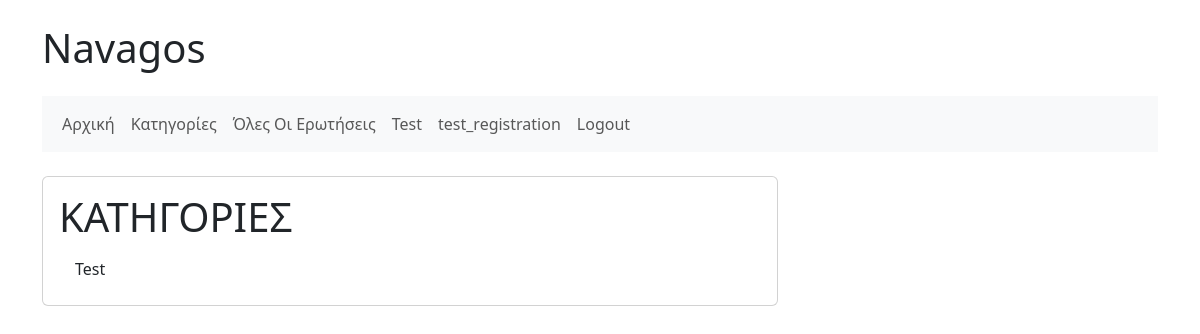
The page /categories/ (signed in) on the database as committed earlier.
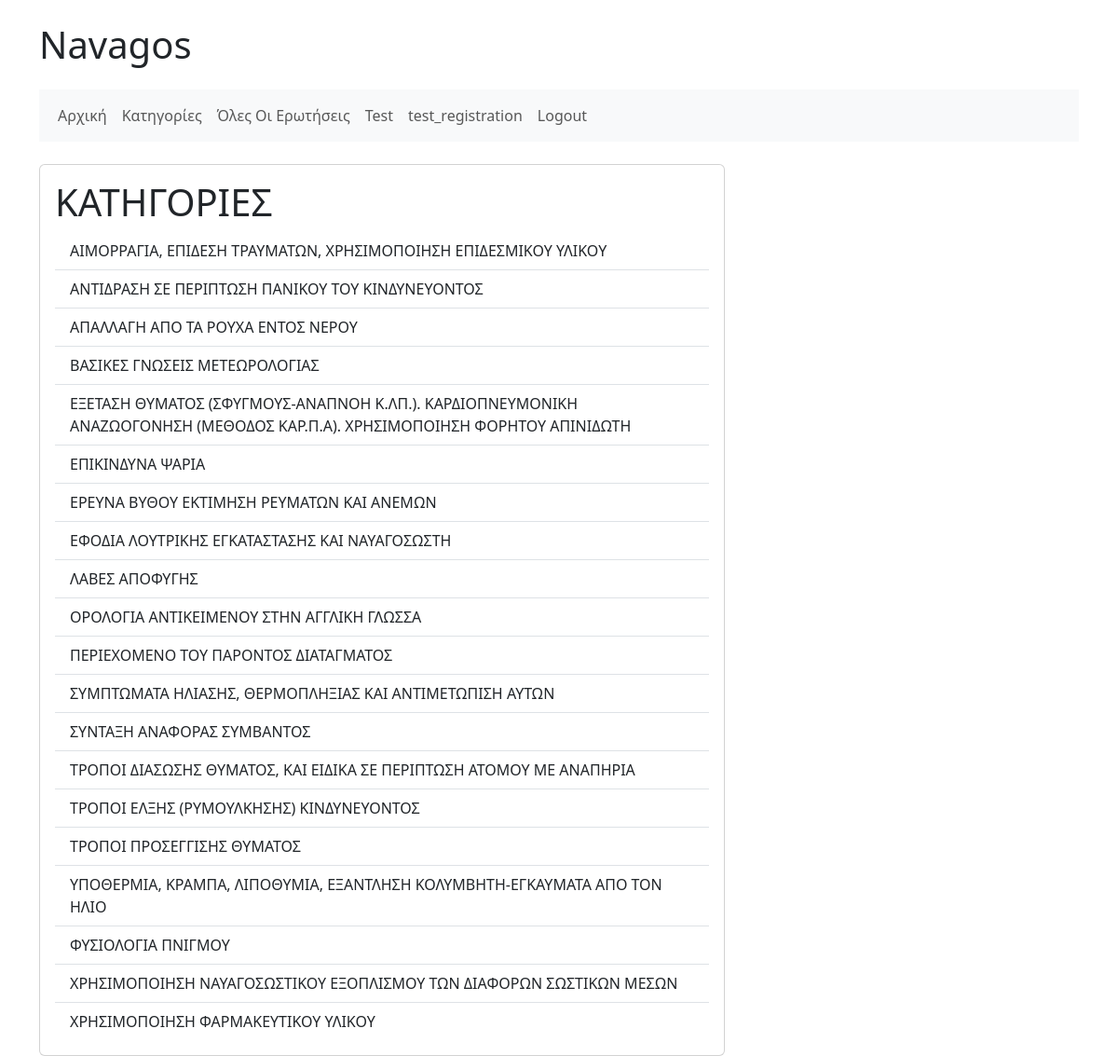
The same page on the database as committed later.
### navagos_main/models.py (models this page shows)
class Category(models.Model):
    category = models.TextField()
    def __str__(self):
        return self.category

### navagos_main/views.py (the view)
# urls.py: path('categories/', CategoryListCreateView.as_view(), name='category-list-create'),
@login_required
def categories(request):
    categories = Category.objects.order_by('id')
    context = {'categories' :categories}
    return render(request, 'navagos_main/categories.html', context)

### navagos_main/templates/navagos_main/categories.html
{% extends 'navagos_main/base.html' %}
{% block content %}
<div class="card">
  <div class="card-body">
    <h1 class="card-title">ΚΑΤΗΓΟΡΙΕΣ</h1>
    <ul class="list-group list-group-flush">
      {% for category in categories %}
        <li class="list-group-item">
          <a href="{{ category.id }}" class="text-decoration-none text-dark">
            {{ category }}
          </a>
        </li>
      {% empty %}
        <li class="list-group-item">
          No categories have been added yet.
        </li>
      {% endfor %}
    </ul>
  </div>
</div>
{% endblock content %}

Rows that differ between the two databases and show on the page:
removed Category: category "Test"
added Category: category "ΑΙΜΟΡΡΑΓΙΑ, ΕΠΙΔΕΣΗ ΤΡΑΥΜΑΤΩΝ, ΧΡΗΣΙΜΟΠΟΙΗΣΗ ΕΠΙΔΕΣΜΙΚΟΥ ΥΛΙΚΟΥ"
added Category: category "ΑΝΤΙΔΡΑΣΗ ΣΕ ΠΕΡΙΠΤΩΣΗ ΠΑΝΙΚΟΥ ΤΟΥ ΚΙΝΔΥΝΕΥΟΝΤΟΣ"
added Category: category "ΑΠΑΛΛΑΓΗ ΑΠΟ ΤΑ ΡΟΥΧΑ ΕΝΤΟΣ ΝΕΡΟΥ"
added Category: category "ΒΑΣΙΚΕΣ ΓΝΩΣΕΙΣ ΜΕΤΕΩΡΟΛΟΓΙΑΣ"
added Category: category "ΕΞΕΤΑΣΗ ΘΥΜΑΤΟΣ (ΣΦΥΓΜΟΥΣ-ΑΝΑΠΝΟΗ Κ.ΛΠ.). ΚΑΡΔΙΟΠΝΕΥΜΟΝΙΚΗ ΑΝΑΖΩΟΓΟΝΗΣΗ (ΜΕΘΟΔΟΣ ΚΑΡ.Π.Α). ΧΡΗΣΙΜΟΠΟΙΗΣΗ ΦΟΡΗΤΟΥ ΑΠΙΝΙΔΩΤΗ"
added Category: category "ΕΠΙΚΙΝΔΥΝΑ ΨΑΡΙΑ"
added Category: category "ΕΡΕΥΝΑ ΒΥΘΟΥ ΕΚΤΙΜΗΣΗ ΡΕΥΜΑΤΩΝ ΚΑΙ ΑΝΕΜΩΝ"
added Category: category "ΕΦΟΔΙΑ ΛΟΥΤΡΙΚΗΣ ΕΓΚΑΤΑΣΤΑΣΗΣ ΚΑΙ ΝΑΥΑΓΟΣΩΣΤΗ"
added Category: category "ΛΑΒΕΣ ΑΠΟΦΥΓΗΣ"
added Category: category "ΟΡΟΛΟΓΙΑ ΑΝΤΙΚΕΙΜΕΝΟΥ ΣΤΗΝ ΑΓΓΛΙΚΗ ΓΛΩΣΣΑ"
added Category: category "ΠΕΡΙΕΧΟΜΕΝΟ ΤΟΥ ΠΑΡΟΝΤΟΣ ΔΙΑΤΑΓΜΑΤΟΣ"
added Category: category "ΣΥΜΠΤΩΜΑΤΑ ΗΛΙΑΣΗΣ, ΘΕΡΜΟΠΛΗΞΙΑΣ ΚΑΙ ΑΝΤΙΜΕΤΩΠΙΣΗ ΑΥΤΩΝ"
added Category: category "ΣΥΝΤΑΞΗ ΑΝΑΦΟΡΑΣ ΣΥΜΒΑΝΤΟΣ"
added Category: category "ΤΡΟΠΟΙ ΔΙΑΣΩΣΗΣ ΘΥΜΑΤΟΣ, ΚΑΙ ΕΙΔΙΚΑ ΣΕ ΠΕΡΙΠΤΩΣΗ ΑΤΟΜΟΥ ΜΕ ΑΝΑΠΗΡΙΑ"
added Category: category "ΤΡΟΠΟΙ ΕΛΞΗΣ (ΡΥΜΟΥΛΚΗΣΗΣ) ΚΙΝΔΥΝΕΥΟΝΤΟΣ"
added Category: category "ΤΡΟΠΟΙ ΠΡΟΣΕΓΓΙΣΗΣ ΘΥΜΑΤΟΣ"
added Category: category "ΥΠΟΘΕΡΜΙΑ, ΚΡΑΜΠΑ, ΛΙΠΟΘΥΜΙΑ, ΕΞΑΝΤΛΗΣΗ ΚΟΛΥΜΒΗΤΗ-ΕΓΚΑΥΜΑΤΑ ΑΠΟ ΤΟΝ ΗΛΙΟ"
added Category: category "ΦΥΣΙΟΛΟΓΙΑ ΠΝΙΓΜΟΥ"
added Category: category "ΧΡΗΣΙΜΟΠΟΙΗΣΗ ΝΑΥΑΓΟΣΩΣΤΙΚΟΥ ΕΞΟΠΛΙΣΜΟΥ ΤΩΝ ΔΙΑΦΟΡΩΝ ΣΩΣΤΙΚΩΝ ΜΕΣΩΝ"
added Category: category "ΧΡΗΣΙΜΟΠΟΙΗΣΗ ΦΑΡΜΑΚΕΥΤΙΚΟΥ ΥΛΙΚΟΥ"
